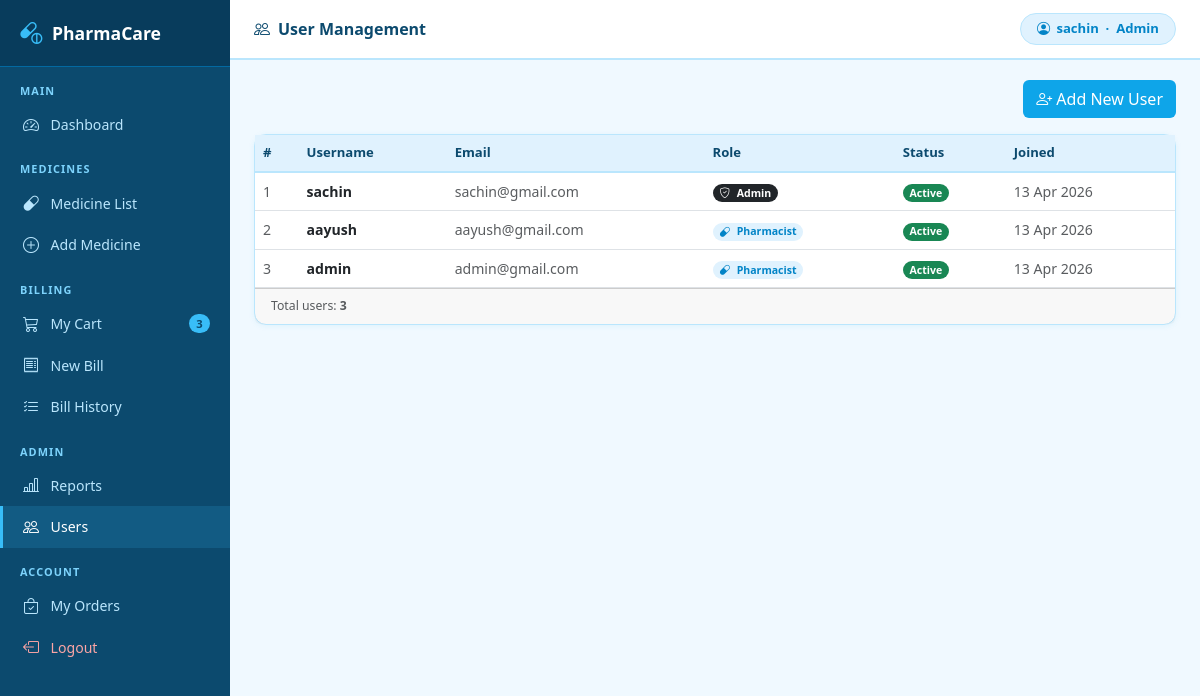
Page /users/ (signed in) on the committed database.
### pharmacy/models.py (models this page shows, shortened)
class User(AbstractUser):
    ROLE_CHOICES = [('admin','Admin'),('pharmacist','Pharmacist')]
    role = models.CharField(max_length=20, choices=ROLE_CHOICES, default='pharmacist')
    class Meta:
        app_label = 'pharmacy'

### pharmacy/views.py (the view)
    def wrapper(request, *args, **kwargs):
        if not request.user.is_authenticated or request.user.role != 'admin':
            messages.error(request, "Admins only.")
            return redirect('dashboard')
        return view_func(request, *args, **kwargs)

### pharmacy/views.py (called while the page is built)
def admin_required(view_func):
    def wrapper(request, *args, **kwargs):
        if not request.user.is_authenticated or request.user.role != 'admin':
            messages.error(request, "Admins only.")
            return redirect('dashboard')
        return view_func(request, *args, **kwargs)
    wrapper.__name__ = view_func.__name__
    return wrapper

@login_required
@admin_required
def user_list(request):
    return render(request, 'pharmacy/user_list.html',
                  {'users': User.objects.all().order_by('role')})

### templates/pharmacy/user_list.html (shortened to what this page needs)
{% extends 'pharmacy/base.html' %}
{% block page_title %}<i class="bi bi-people me-2"></i>User Management{% endblock %}
{% block content %}
<div class="mb-3 text-end">
    <a href="{% url 'user_create' %}"
       class="btn text-white"
       style="background:#0ea5e9;">
        <i class="bi bi-person-plus me-1"></i>Add New User
    </a>
</div>
<div class="card">
    <div class="card-body p-0">
        <div class="table-responsive">
            <table class="table table-hover mb-0">
                <thead>
                    <tr>
                        <th>#</th>
                        <th>Username</th>
                        <th>Email</th>
                        <th>Role</th>
                        <th>Status</th>
                        <th>Joined</th>
                    </tr>
                </thead>
                <tbody>
                    {% for u in users %}
                    <tr>
                        <td class="text-muted small">{{ forloop.counter }}</td>
                        <td>
                            <strong>{{ u.username }}</strong>
                        </td>
                        <td class="small text-muted">{{ u.email|default:"—" }}</td>
                        <td>
                            <span class="badge rounded-pill
                                {% if u.role == 'admin' %}
                                    bg-dark
                                {% else %}
                                    " style="background:#e0f2fe; color:#0284c7;"
                                {% endif %}">
                                {% if u.role == 'admin' %}
                                    <i class="bi bi-shield-check me-1"></i>
                                {% else %}
                                    <i class="bi bi-capsule me-1"></i>
                                {% endif %}
                                {{ u.role|title }}
                            </span>
                        </td>
                        <td>
                            <span class="badge rounded-pill
                                {% if u.is_active %}bg-success{% else %}bg-secondary{% endif %}">
                                {% if u.is_active %}Active{% else %}Inactive{% endif %}
                            </span>
                        </td>
                        <td class="small text-muted">
                            {{ u.date_joined|date:"d M Y" }}
                        </td>
                    </tr>
                    {% endfor %}
                </tbody>
            </table>
        </div>
    </div>
    <div class="card-footer small text-muted">
        Total users: <strong>{{ users|length }}</strong>
    </div>
</div>
{% endblock %}

### templates/pharmacy/base.html (shortened to what this page needs)
<!DOCTYPE html>
<html lang="en">
<head>
    <link href="https://cdn.jsdelivr.net/npm/bootstrap@5.3.0/dist/css/bootstrap.min.css" rel="stylesheet">
    <link href="https://cdn.jsdelivr.net/npm/bootstrap-icons@1.11.0/font/bootstrap-icons.css" rel="stylesheet">
</head>
<body>
{% if user.is_authenticated %}
<div class="sidebar">
    <div class="sidebar-brand">
        <i class="bi bi-capsule-pill"></i>
        PharmaCare
    </div>
    <div class="nav-section">Main</div>
    <a href="{% url 'dashboard' %}"
       class="nav-link {% if request.resolver_match.url_name == 'dashboard' %}active{% endif %}">
        <i class="bi bi-speedometer2"></i> Dashboard
    </a>
    <div class="nav-section">Medicines</div>
    <a href="{% url 'medicine_list' %}"
       class="nav-link {% if 'medicine' in request.resolver_match.url_name %}active{% endif %}">
        <i class="bi bi-capsule"></i> Medicine List
    </a>
    {% if user.role == 'admin' %}
    <a href="{% url 'medicine_add' %}"
       class="nav-link">
        <i class="bi bi-plus-circle"></i> Add Medicine
    </a>
    {% endif %}
    <div class="nav-section">Billing</div>
    <a href="{% url 'cart' %}"
       class="nav-link {% if request.resolver_match.url_name == 'cart' %}active{% endif %}">
        <i class="bi bi-cart3"></i> My Cart
        {% with count=request.user.cartitem_set.count %}
        {% if count > 0 %}
        <span class="badge rounded-pill ms-auto"
              style="background:#38bdf8; color:#0c4a6e; font-size:0.7rem;">
            {{ count }}
        </span>
        {% endif %}
        {% endwith %}
    </a>
    <a href="{% url 'create_bill' %}"
       class="nav-link {% if request.resolver_match.url_name == 'create_bill' %}active{% endif %}">
        <i class="bi bi-receipt"></i> New Bill
    </a>
    <a href="{% url 'bill_list' %}"
       class="nav-link {% if request.resolver_match.url_name == 'bill_list' %}active{% endif %}">
        <i class="bi bi-list-check"></i> Bill History
    </a>
    {% if user.role == 'admin' %}
    <div class="nav-section">Admin</div>
    <a href="{% url 'reports' %}"
       class="nav-link {% if request.resolver_match.url_name == 'reports' %}active{% endif %}">
        <i class="bi bi-bar-chart-line"></i> Reports
    </a>
    <a href="{% url 'user_list' %}"
       class="nav-link {% if 'user' in request.resolver_match.url_name %}active{% endif %}">
        <i class="bi bi-people"></i> Users
    </a>
    {% endif %}
    <div class="nav-section">Account</div>
<a href="{% url 'my_orders' %}"
   class="nav-link {% if request.resolver_match.url_name == 'my_orders' %}active{% endif %}">
    <i class="bi bi-bag-check"></i> My Orders
</a>
<a href="{% url 'logout' %}" class="nav-link" style="color:#fca5a5;">
    <i class="bi bi-box-arrow-left"></i> Logout
</a>
</div>
<div class="topbar">
    <span class="topbar-title">
        {% block page_title %}Dashboard{% endblock %}
    </span>
    <div class="user-pill">
        <i class="bi bi-person-circle"></i>
        {{ user.username }} &nbsp;·&nbsp; {{ user.role|title }}
    </div>
</div>
<div class="main">
    {% block content %}{% endblock %}
</div>
{% else %}
    {% block auth_content %}{% endblock %}
{% endif %}
</body>
</html>

### templates/pharmacy/base.html (style rules this page uses)
:root { --sky: #0ea5e9; --sky-dark: #0284c7; --sky-light: #e0f2fe; --sky-mid: #bae6fd; --sidebar-w: 230px; --topbar-h: 60px; }
* { box-sizing: border-box; }
body { background: #f0f9ff; font-family: 'Segoe UI', sans-serif; font-size: 14px; }
.sidebar { position: fixed; top: 0; left: 0; width: var(--sidebar-w); height: 100vh; background: #0c4a6e; overflow-y: auto; z-index: 200; }
.sidebar-brand { background: #083c5c; padding: 1rem 1.25rem; display: flex; align-items: center; gap: 0.6rem; color: #fff; font-size: 1.1rem; font-weight: 700; border-bottom: 1px solid #0369a1; }
.sidebar-brand i { color: #38bdf8; font-size: 1.4rem; }
.nav-section { color: #7dd3fc; font-size: 0.68rem; font-weight: 600; text-transform: uppercase; letter-spacing: 0.1em; padding: 1rem 1.25rem 0.3rem; }
.sidebar .nav-link { color: #bae6fd; padding: 0.55rem 1.25rem; display: flex; align-items: center; gap: 0.6rem; font-size: 0.88rem; border-left: 3px solid transparent; transition: all 0.15s; }
.sidebar .nav-link:hover, .sidebar .nav-link.active { color: #fff; background: rgba(56,189,248,0.15); border-left-color: #38bdf8; }
.sidebar .nav-link i { font-size: 1rem; width: 18px; }
.topbar { position: fixed; top: 0; left: var(--sidebar-w); right: 0; height: var(--topbar-h); background: #fff; border-bottom: 2px solid var(--sky-mid); display: flex; align-items: center; justify-content: space-between; padding: 0 1.5rem; z-index: 100; }
.topbar-title { font-weight: 700; font-size: 1rem; color: #0c4a6e; }
.user-pill { background: var(--sky-light); color: var(--sky-dark); border: 1px solid var(--sky-mid); border-radius: 50px; padding: 0.3rem 1rem; font-size: 0.82rem; font-weight: 600; display: flex; align-items: center; gap: 0.4rem; }
.main { margin-left: var(--sidebar-w); padding-top: calc(var(--topbar-h) + 1.25rem); padding-left: 1.5rem; padding-right: 1.5rem; padding-bottom: 2rem; min-height: 100vh; }
.card { border: 1px solid var(--sky-mid); border-radius: 12px; box-shadow: 0 1px 6px rgba(14,165,233,0.08); }
.table thead th { background: var(--sky-light); color: #0c4a6e; font-weight: 600; font-size: 0.82rem; border-bottom: 2px solid var(--sky-mid); }
.table td { vertical-align: middle; font-size: 0.88rem; }

### rows in the picture
User: username "sachin", role "Admin", email "sachin@gmail.com", is_active "Active", date_joined "13 Apr 2026"
User: username "aayush", email "aayush@gmail.com", role "Pharmacist", is_active "Active", date_joined "13 Apr 2026"
User: username "admin", email "admin@gmail.com", role "Pharmacist", is_active "Active", date_joined "13 Apr 2026"

### other values in the picture
{{ count }} "3"
{{ users|length }} "3"
